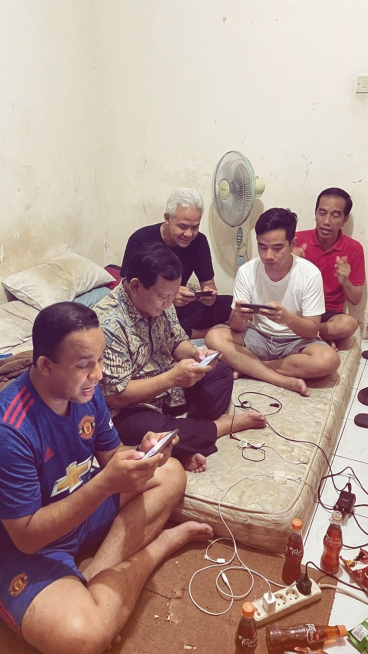
#> input picture PRAKTIKUM PCD 6/meme.jpg, 736 x 1308 px (shown at 1/2 size)
$ python scalling.py
#> lines starting #> are read from the running program, lines starting #| are printed output that depends on the picture
import cv2
import matplotlib.pyplot as plt

# Membaca gambar
img = cv2.imread("meme.jpg")
#> img is the input picture: shape (1308, 736, 3); mean B, G, R 143.2, 149.5, 176.1
img = cv2.cvtColor(img, cv2.COLOR_BGR2RGB)

# Scaling faktor 0,5 (diperkecil) dan 2 (diperbesar)
scale_05 = cv2.resize(img, None, fx=0.5, fy=0.5, interpolation=cv2.INTER_AREA)
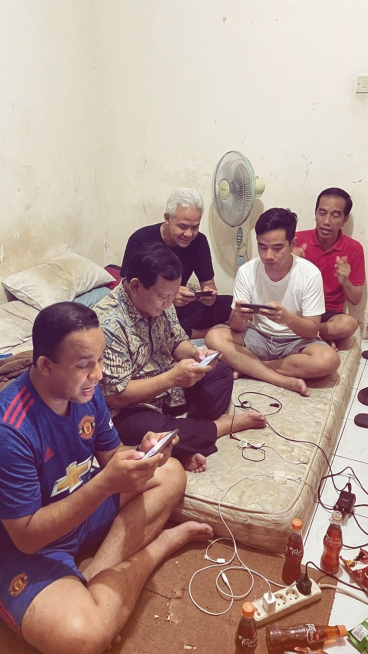
#> scale_05: shape (654, 368, 3); mean R, G, B 176.2, 149.6, 143.3
scale_2 = cv2.resize(img, None, fx=2, fy=2, interpolation=cv2.INTER_LINEAR)

print("Ukuran gambar asli  :", img.shape)
#| Ukuran gambar asli  : (1308, 736, 3)
print("Ukuran scaling 0,5  :", scale_05.shape)
#| Ukuran scaling 0,5  : (654, 368, 3)
print("Ukuran scaling 2    :", scale_2.shape)
#| Ukuran scaling 2    : (2616, 1472, 3)

# Menampilkan hasil
plt.figure(figsize=(15, 5))

plt.subplot(1, 3, 1)
plt.imshow(img)
plt.title(f"Asli: {img.shape[1]} x {img.shape[0]}")
plt.axis("off")

plt.subplot(1, 3, 2)
plt.imshow(scale_05)
plt.title(f"Scaling 0,5: {scale_05.shape[1]} x {scale_05.shape[0]}")
plt.axis("off")

plt.subplot(1, 3, 3)
plt.imshow(scale_2)
plt.title(f"Scaling 2: {scale_2.shape[1]} x {scale_2.shape[0]}")
plt.axis("off")

plt.tight_layout()
plt.show()
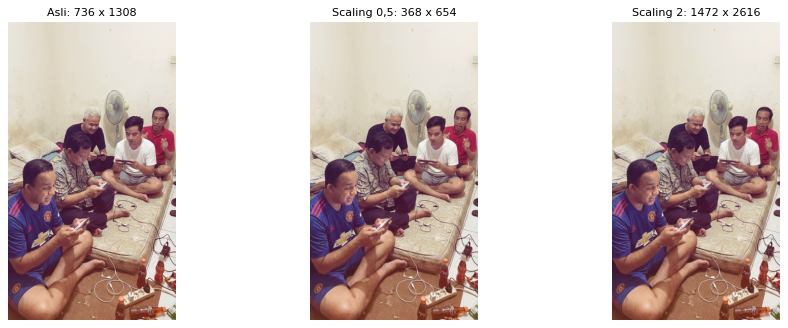
#> figure drawn by matplotlib, 3 panels
